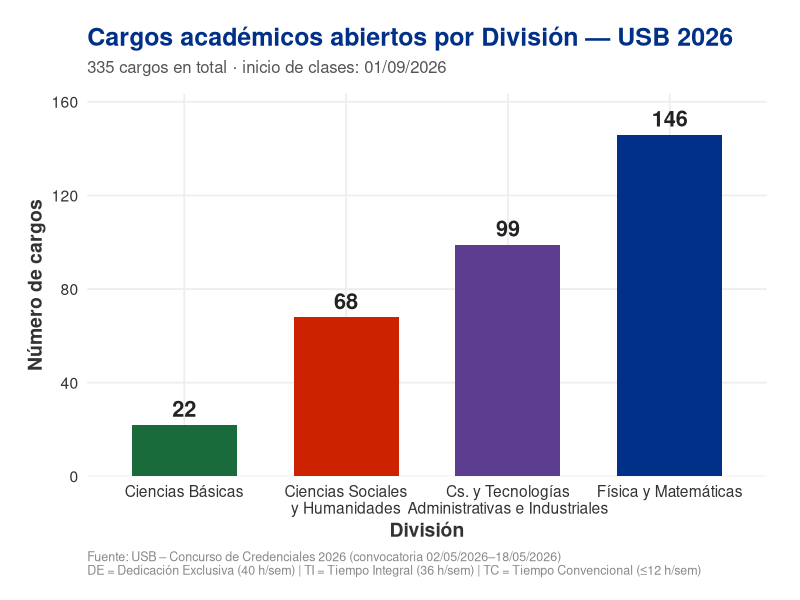
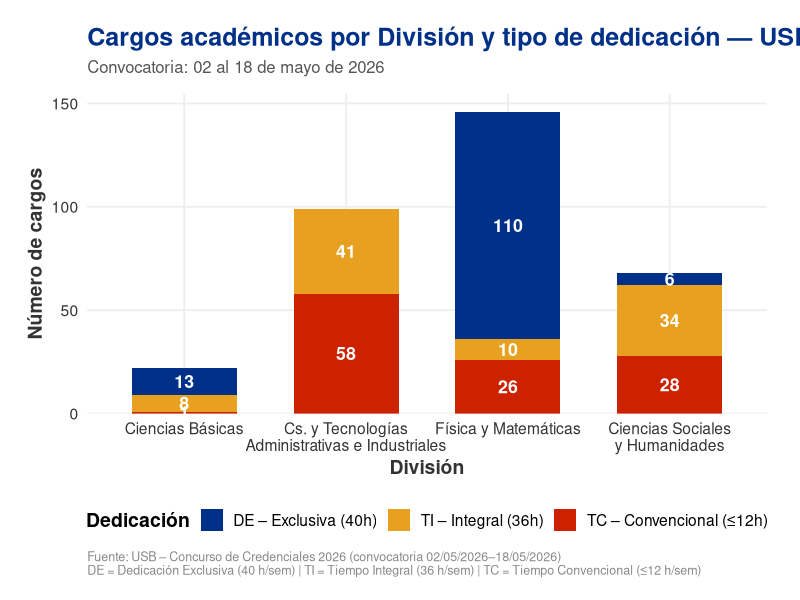
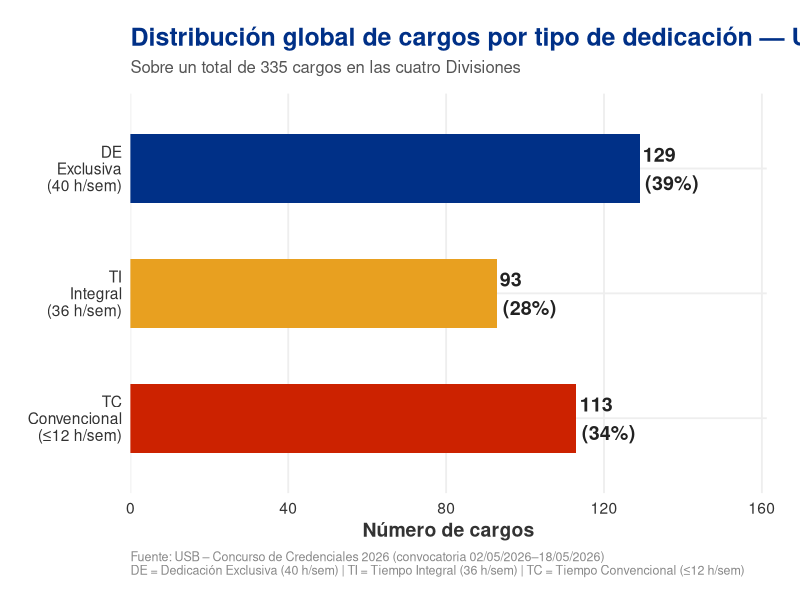
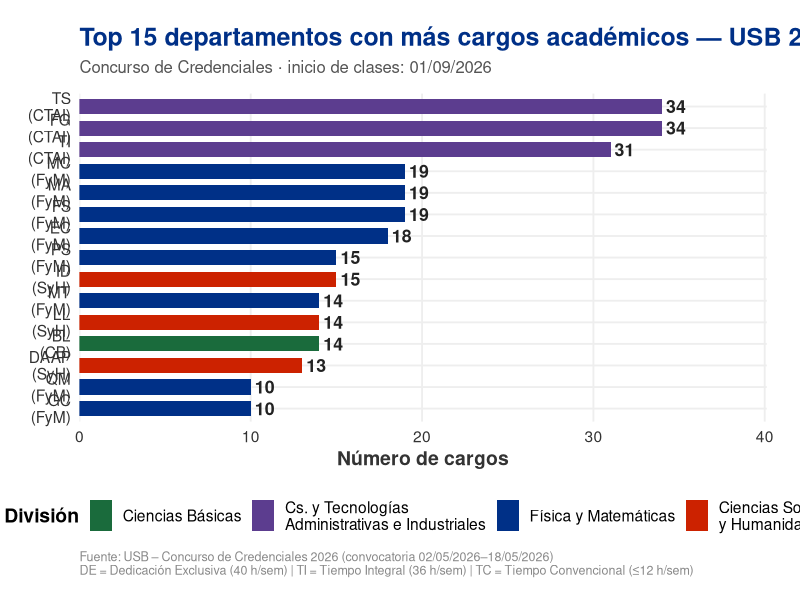
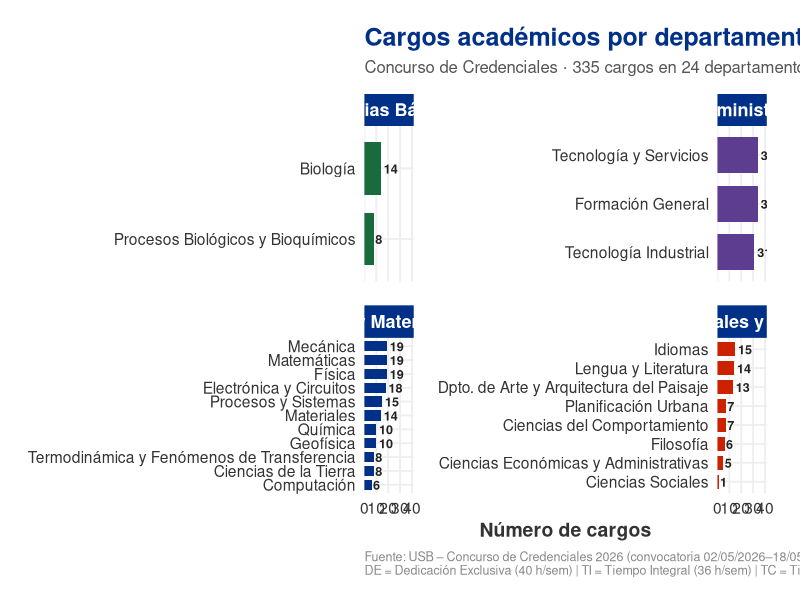

Generate these figures, in order, with R:
# Análisis de Cargos Académicos USB - Concurso de Credenciales 2026
# Convocatoria: 02/05/2026 – 18/05/2026 | Inicio: 01/09/2026
# Fuente: Solicitudes de Personal Académico por División (PDFs USB)

library(ggplot2)
library(dplyr)
library(tidyr)
library(forcats)
library(scales)
library(tibble)

# ── Datos ─────────────────────────────────────────────────────────────────────
cargos <- tribble(
  ~division, ~depto_codigo, ~depto_nombre,                                       ~id,        ~dedicacion, ~horas, ~n,
  # ── CB: Ciencias Básicas ───────────────────────────────────────────────────
  "CB", "BL",   "Biología",                                                      "BL-01",    "DE",  40, 1,
  "CB", "BL",   "Biología",                                                      "BL-02",    "DE",  40, 1,
  "CB", "BL",   "Biología",                                                      "BL-03",    "DE",  40, 1,
  "CB", "BL",   "Biología",                                                      "BL-04",    "DE",  40, 1,
  "CB", "BL",   "Biología",                                                      "BL-05",    "DE",  40, 1,
  "CB", "BL",   "Biología",                                                      "BL-06",    "DE",  40, 1,
  "CB", "BL",   "Biología",                                                      "BL-07",    "DE",  40, 1,
  "CB", "BL",   "Biología",                                                      "BL-08",    "DE",  40, 1,
  "CB", "BL",   "Biología",                                                      "BL-09",    "DE",  40, 1,
  "CB", "BL",   "Biología",                                                      "BL-10",    "DE",  40, 1,
  "CB", "BL",   "Biología",                                                      "BL-11",    "DE",  40, 1,
  "CB", "BL",   "Biología",                                                      "BL-12",    "TI",  36, 1,
  "CB", "BL",   "Biología",                                                      "BL-13",    "TI",  36, 1,
  "CB", "BL",   "Biología",                                                      "BL-14",    "TI",  36, 1,
  "CB", "PBB",  "Procesos Biológicos y Bioquímicos",                             "PBB-01",   "DE",  40, 1,
  "CB", "PBB",  "Procesos Biológicos y Bioquímicos",                             "PBB-02",   "TI",  36, 1,
  "CB", "PBB",  "Procesos Biológicos y Bioquímicos",                             "PBB-03",   "DE",  40, 1,
  "CB", "PBB",  "Procesos Biológicos y Bioquímicos",                             "PBB-04",   "TI",  36, 1,
  "CB", "PBB",  "Procesos Biológicos y Bioquímicos",                             "PBB-05",   "TI",  36, 1,
  "CB", "PBB",  "Procesos Biológicos y Bioquímicos",                             "PBB-06",   "TI",  40, 1,
  "CB", "PBB",  "Procesos Biológicos y Bioquímicos",                             "PBB-07",   "TI",  40, 1,
  "CB", "PBB",  "Procesos Biológicos y Bioquímicos",                             "PBB-08",   "TC",  40, 1,
  # ── CTAI: Ciencias y Tecnologías Administrativas e Industriales ───────────
  "CTAI", "FG", "Formación General",                                             "FG-01",    "TI",  36, 5,
  "CTAI", "FG", "Formación General",                                             "FG-02",    "TC",  12, 5,
  "CTAI", "FG", "Formación General",                                             "FG-03",    "TI",  36, 4,
  "CTAI", "FG", "Formación General",                                             "FG-04",    "TC",  12, 5,
  "CTAI", "FG", "Formación General",                                             "FG-05",    "TI",  36, 4,
  "CTAI", "FG", "Formación General",                                             "FG-07",    "TC",  12, 4,
  "CTAI", "FG", "Formación General",                                             "FG-08",    "TC",  12, 3,
  "CTAI", "FG", "Formación General",                                             "FG-09",    "TC",  12, 3,
  "CTAI", "FG", "Formación General",                                             "FG-10",    "TC",  12, 1,
  "CTAI", "TS", "Tecnología y Servicios",                                        "TS-01",    "TC",  12, 2,
  "CTAI", "TS", "Tecnología y Servicios",                                        "TS-02",    "TI",  36, 2,
  "CTAI", "TS", "Tecnología y Servicios",                                        "TS-03",    "TC",  12, 2,
  "CTAI", "TS", "Tecnología y Servicios",                                        "TS-04",    "TI",  36, 2,
  "CTAI", "TS", "Tecnología y Servicios",                                        "TS-05",    "TC",  12, 2,
  "CTAI", "TS", "Tecnología y Servicios",                                        "TS-06",    "TI",  36, 2,
  "CTAI", "TS", "Tecnología y Servicios",                                        "TS-07",    "TC",  12, 2,
  "CTAI", "TS", "Tecnología y Servicios",                                        "TS-08",    "TI",  36, 2,
  "CTAI", "TS", "Tecnología y Servicios",                                        "TS-09",    "TC",  12, 2,
  "CTAI", "TS", "Tecnología y Servicios",                                        "TS-10",    "TI",  36, 2,
  "CTAI", "TS", "Tecnología y Servicios",                                        "TS-11",    "TC",  12, 2,
  "CTAI", "TS", "Tecnología y Servicios",                                        "TS-12",    "TI",  36, 2,
  "CTAI", "TS", "Tecnología y Servicios",                                        "TS-13",    "TC",  12, 2,
  "CTAI", "TS", "Tecnología y Servicios",                                        "TS-14",    "TI",  36, 2,
  "CTAI", "TS", "Tecnología y Servicios",                                        "TS-15",    "TC",  12, 2,
  "CTAI", "TS", "Tecnología y Servicios",                                        "TS-16",    "TI",  36, 2,
  "CTAI", "TS", "Tecnología y Servicios",                                        "TS-17",    "TC",  12, 2,
  "CTAI", "TI", "Tecnología Industrial",                                         "TI-01",    "TI",  36, 6,
  "CTAI", "TI", "Tecnología Industrial",                                         "TI-02",    "TI",  36, 6,
  "CTAI", "TI", "Tecnología Industrial",                                         "TI-03",    "TC",   8, 4,
  "CTAI", "TI", "Tecnología Industrial",                                         "TI-04",    "TC",  12, 4,
  "CTAI", "TI", "Tecnología Industrial",                                         "TI-05",    "TC",  12, 1,
  "CTAI", "TI", "Tecnología Industrial",                                         "TI-06",    "TC",   8, 2,
  "CTAI", "TI", "Tecnología Industrial",                                         "TI-07",    "TC",  12, 4,
  "CTAI", "TI", "Tecnología Industrial",                                         "TI-08",    "TC",   8, 4,
  # ── FyM: Física y Matemáticas ─────────────────────────────────────────────
  "FyM",  "MA", "Matemáticas",                                                   "MA-01",    "DE",  40, 5,
  "FyM",  "MA", "Matemáticas",                                                   "MA-02",    "DE",  40, 4,
  "FyM",  "MA", "Matemáticas",                                                   "MA-03",    "DE",  40, 5,
  "FyM",  "MA", "Matemáticas",                                                   "MA-04",    "DE",  40, 3,
  "FyM",  "MA", "Matemáticas",                                                   "MA-05",    "TC",  12, 1,
  "FyM",  "MA", "Matemáticas",                                                   "MA-06",    "TC",  12, 1,
  "FyM",  "FS", "Física",                                                        "FS-01",    "DE",  40, 3,
  "FyM",  "FS", "Física",                                                        "FS-02",    "DE",  40, 3,
  "FyM",  "FS", "Física",                                                        "FS-03",    "DE",  40, 4,
  "FyM",  "FS", "Física",                                                        "FS-04",    "DE",  40, 3,
  "FyM",  "FS", "Física",                                                        "FS-05",    "DE",  40, 2,
  "FyM",  "FS", "Física",                                                        "FS-06",    "TI",  36, 1,
  "FyM",  "FS", "Física",                                                        "FS-07",    "TC",  12, 2,
  "FyM",  "FS", "Física",                                                        "FS-08",    "TC",  12, 1,
  "FyM",  "QM", "Química",                                                       "QM-01",    "DE",  40, 5,
  "FyM",  "QM", "Química",                                                       "QM-02",    "DE",  40, 4,
  "FyM",  "QM", "Química",                                                       "QM-03",    "TC",  12, 1,
  "FyM",  "MC", "Mecánica",                                                      "MC-01",    "DE",  40, 1,
  "FyM",  "MC", "Mecánica",                                                      "MC-02",    "TC",   5, 1,
  "FyM",  "MC", "Mecánica",                                                      "MC-03",    "TC",  10, 1,
  "FyM",  "MC", "Mecánica",                                                      "MC-04",    "DE",  40, 1,
  "FyM",  "MC", "Mecánica",                                                      "MC-05",    "DE",  40, 1,
  "FyM",  "MC", "Mecánica",                                                      "MC-06",    "DE",  40, 1,
  "FyM",  "MC", "Mecánica",                                                      "MC-07",    "DE",  40, 1,
  "FyM",  "MC", "Mecánica",                                                      "MC-08",    "DE",  40, 1,
  "FyM",  "MC", "Mecánica",                                                      "MC-09",    "DE",  40, 1,
  "FyM",  "MC", "Mecánica",                                                      "MC-10",    "DE",  40, 1,
  "FyM",  "MC", "Mecánica",                                                      "MC-11",    "DE",  40, 1,
  "FyM",  "MC", "Mecánica",                                                      "MC-12",    "DE",  40, 1,
  "FyM",  "MC", "Mecánica",                                                      "MC-13",    "DE",  40, 1,
  "FyM",  "MC", "Mecánica",                                                      "MC-14",    "DE",  40, 1,
  "FyM",  "MC", "Mecánica",                                                      "MC-15",    "DE",  40, 1,
  "FyM",  "MC", "Mecánica",                                                      "MC-16",    "DE",  40, 1,
  "FyM",  "MC", "Mecánica",                                                      "MC-17",    "DE",  40, 1,
  "FyM",  "MC", "Mecánica",                                                      "MC-18",    "DE",  40, 1,
  "FyM",  "MC", "Mecánica",                                                      "MC-19",    "DE",  40, 1,
  "FyM",  "TF", "Termodinámica y Fenómenos de Transferencia",                    "TF-01",    "DE",  40, 1,
  "FyM",  "TF", "Termodinámica y Fenómenos de Transferencia",                    "TF-02",    "DE",  40, 2,
  "FyM",  "TF", "Termodinámica y Fenómenos de Transferencia",                    "TF-03",    "DE",  40, 1,
  "FyM",  "TF", "Termodinámica y Fenómenos de Transferencia",                    "TF-04",    "DE",  40, 1,
  "FyM",  "TF", "Termodinámica y Fenómenos de Transferencia",                    "TF-05",    "DE",  40, 1,
  "FyM",  "TF", "Termodinámica y Fenómenos de Transferencia",                    "TF-06",    "DE",  40, 1,
  "FyM",  "TF", "Termodinámica y Fenómenos de Transferencia",                    "TF-07",    "DE",  40, 1,
  "FyM",  "EC", "Electrónica y Circuitos",                                       "EC-01",    "DE",  40, 1,
  "FyM",  "EC", "Electrónica y Circuitos",                                       "EC-02",    "DE",  40, 1,
  "FyM",  "EC", "Electrónica y Circuitos",                                       "EC-03",    "DE",  40, 1,
  "FyM",  "EC", "Electrónica y Circuitos",                                       "EC-04",    "DE",  40, 1,
  "FyM",  "EC", "Electrónica y Circuitos",                                       "EC-05",    "DE",  40, 2,
  "FyM",  "EC", "Electrónica y Circuitos",                                       "EC-06",    "TC",  12, 1,
  "FyM",  "EC", "Electrónica y Circuitos",                                       "EC-07",    "DE",  40, 1,
  "FyM",  "EC", "Electrónica y Circuitos",                                       "EC-08",    "DE",  40, 1,
  "FyM",  "EC", "Electrónica y Circuitos",                                       "EC-09",    "DE",  40, 1,
  "FyM",  "EC", "Electrónica y Circuitos",                                       "EC-10",    "DE",  40, 1,
  "FyM",  "EC", "Electrónica y Circuitos",                                       "EC-11",    "DE",  40, 1,
  "FyM",  "EC", "Electrónica y Circuitos",                                       "EC-12",    "DE",  40, 1,
  "FyM",  "EC", "Electrónica y Circuitos",                                       "EC-13",    "DE",  40, 1,
  "FyM",  "EC", "Electrónica y Circuitos",                                       "EC-14",    "DE",  40, 1,
  "FyM",  "EC", "Electrónica y Circuitos",                                       "EC-15",    "TC",   6, 1,
  "FyM",  "EC", "Electrónica y Circuitos",                                       "EC-16",    "DE",  40, 1,
  "FyM",  "EC", "Electrónica y Circuitos",                                       "EC-17",    "DE",  40, 1,
  "FyM",  "CT", "Computación",                                                   "CT-01",    "TC",   8, 1,
  "FyM",  "CT", "Computación",                                                   "CT-02",    "TC",   5, 1,
  "FyM",  "CT", "Computación",                                                   "CT-03",    "DE",  40, 1,
  "FyM",  "CT", "Computación",                                                   "CT-04",    "TC",   5, 1,
  "FyM",  "CT", "Computación",                                                   "CT-05",    "DE",  40, 1,
  "FyM",  "CT", "Computación",                                                   "CT-06",    "DE",  40, 1,
  "FyM",  "PS", "Procesos y Sistemas",                                           "PS-01",    "DE",  40, 1,
  "FyM",  "PS", "Procesos y Sistemas",                                           "PS-02",    "TI",  36, 1,
  "FyM",  "PS", "Procesos y Sistemas",                                           "PS-03",    "DE",  40, 1,
  "FyM",  "PS", "Procesos y Sistemas",                                           "PS-04",    "TI",  36, 4,
  "FyM",  "PS", "Procesos y Sistemas",                                           "PS-05",    "TC",   8, 1,
  "FyM",  "PS", "Procesos y Sistemas",                                           "PS-06",    "TC",   8, 1,
  "FyM",  "PS", "Procesos y Sistemas",                                           "PS-07",    "DE",  40, 1,
  "FyM",  "PS", "Procesos y Sistemas",                                           "PS-08",    "DE",  40, 1,
  "FyM",  "PS", "Procesos y Sistemas",                                           "PS-09",    "TI",  36, 1,
  "FyM",  "PS", "Procesos y Sistemas",                                           "PS-10",    "TI",  36, 1,
  "FyM",  "PS", "Procesos y Sistemas",                                           "PS-11",    "TI",  36, 1,
  "FyM",  "PS", "Procesos y Sistemas",                                           "PS-12",    "TC",   4, 1,
  "FyM",  "MT", "Materiales",                                                    "MT-01",    "DE",  40, 2,
  "FyM",  "MT", "Materiales",                                                    "MT-02",    "DE",  40, 1,
  "FyM",  "MT", "Materiales",                                                    "MT-03",    "TC",   8, 1,
  "FyM",  "MT", "Materiales",                                                    "MT-04",    "DE",  40, 1,
  "FyM",  "MT", "Materiales",                                                    "MT-05",    "DE",  40, 1,
  "FyM",  "MT", "Materiales",                                                    "MT-06",    "DE",  40, 1,
  "FyM",  "MT", "Materiales",                                                    "MT-07",    "DE",  40, 1,
  "FyM",  "MT", "Materiales",                                                    "MT-08",    "TC",   6, 1,
  "FyM",  "MT", "Materiales",                                                    "MT-09",    "DE",  40, 2,
  "FyM",  "MT", "Materiales",                                                    "MT-10",    "TC",   8, 1,
  "FyM",  "MT", "Materiales",                                                    "MT-11",    "TI",  36, 1,
  "FyM",  "MT", "Materiales",                                                    "MT-12",    "DE",  40, 1,
  "FyM",  "CI", "Ciencias de la Tierra",                                         "CI-01",    "TC",   8, 1,
  "FyM",  "CI", "Ciencias de la Tierra",                                         "CI-02",    "TC",   4, 2,
  "FyM",  "CI", "Ciencias de la Tierra",                                         "CI-03",    "DE",  40, 1,
  "FyM",  "CI", "Ciencias de la Tierra",                                         "CI-04",    "DE",  40, 4,
  "FyM",  "GC", "Geofísica",                                                     "GC-01",    "TC",  12, 1,
  "FyM",  "GC", "Geofísica",                                                     "GC-02",    "DE",  40, 1,
  "FyM",  "GC", "Geofísica",                                                     "GC-03",    "DE",  40, 1,
  "FyM",  "GC", "Geofísica",                                                     "GC-04",    "DE",  40, 1,
  "FyM",  "GC", "Geofísica",                                                     "GC-05",    "TC",   3, 1,
  "FyM",  "GC", "Geofísica",                                                     "GC-06",    "TC",  12, 1,
  "FyM",  "GC", "Geofísica",                                                     "GC-07",    "TC",   6, 1,
  "FyM",  "GC", "Geofísica",                                                     "GC-08",    "DE",  40, 1,
  "FyM",  "GC", "Geofísica",                                                     "GC-09",    "DE",  40, 1,
  "FyM",  "GC", "Geofísica",                                                     "GC-10",    "DE",  40, 1,
  # ── SyH: Ciencias Sociales y Humanidades ─────────────────────────────────
  "SyH",  "LL", "Lengua y Literatura",                                           "LL-01",    "TI",  36, 1,
  "SyH",  "LL", "Lengua y Literatura",                                           "LL-02",    "TI",  36, 1,
  "SyH",  "LL", "Lengua y Literatura",                                           "LL-03",    "TI",  36, 1,
  "SyH",  "LL", "Lengua y Literatura",                                           "LL-04",    "TI",  36, 1,
  "SyH",  "LL", "Lengua y Literatura",                                           "LL-05",    "TI",  36, 1,
  "SyH",  "LL", "Lengua y Literatura",                                           "LL-06",    "TI",  36, 1,
  "SyH",  "LL", "Lengua y Literatura",                                           "LL-07",    "TI",  36, 1,
  "SyH",  "LL", "Lengua y Literatura",                                           "LL-08",    "TI",  36, 1,
  "SyH",  "LL", "Lengua y Literatura",                                           "LL-09",    "TI",  36, 1,
  "SyH",  "LL", "Lengua y Literatura",                                           "LL-011",   "TC",   6, 1,
  "SyH",  "LL", "Lengua y Literatura",                                           "LL-012",   "TC",   6, 1,
  "SyH",  "LL", "Lengua y Literatura",                                           "LL-013",   "TC",   6, 1,
  "SyH",  "LL", "Lengua y Literatura",                                           "LL-014",   "TC",   6, 1,
  "SyH",  "LL", "Lengua y Literatura",                                           "LL-015",   "TC",   6, 1,
  "SyH",  "DAAP","Dpto. de Arte y Arquitectura del Paisaje",                     "DAAP-01",  "TI",  36, 3,
  "SyH",  "DAAP","Dpto. de Arte y Arquitectura del Paisaje",                     "DAAP-02",  "TI",  36, 1,
  "SyH",  "DAAP","Dpto. de Arte y Arquitectura del Paisaje",                     "DAAP-03",  "TI",  36, 1,
  "SyH",  "DAAP","Dpto. de Arte y Arquitectura del Paisaje",                     "DAAP-04",  "TI",  36, 1,
  "SyH",  "DAAP","Dpto. de Arte y Arquitectura del Paisaje",                     "DAAP-05",  "TI",  36, 1,
  "SyH",  "DAAP","Dpto. de Arte y Arquitectura del Paisaje",                     "DAAP-06",  "TI",  36, 1,
  "SyH",  "DAAP","Dpto. de Arte y Arquitectura del Paisaje",                     "DAAP-07",  "TC",  12, 2,
  "SyH",  "DAAP","Dpto. de Arte y Arquitectura del Paisaje",                     "DAAP-08",  "TC",   4, 1,
  "SyH",  "DAAP","Dpto. de Arte y Arquitectura del Paisaje",                     "DAAP-09",  "TC",   4, 1,
  "SyH",  "DAAP","Dpto. de Arte y Arquitectura del Paisaje",                     "DAAP-10",  "TC",   3, 1,
  "SyH",  "ID",  "Idiomas",                                        "ID-01",    "DE",  40, 5,
  "SyH",  "ID",  "Idiomas",                                        "ID-02",    "TI",  36, 1,
  "SyH",  "ID",  "Idiomas",                                        "ID-03",    "TI",  36, 1,
  "SyH",  "ID",  "Idiomas",                                        "ID-04",    "TI",  36, 1,
  "SyH",  "ID",  "Idiomas",                                        "ID-05",    "TI",  36, 1,
  "SyH",  "ID",  "Idiomas",                                        "ID-06",    "TC",  12, 1,
  "SyH",  "ID",  "Idiomas",                                        "ID-07",    "TC",   8, 1,
  "SyH",  "ID",  "Idiomas",                                        "ID-08",    "TC",   8, 3,
  "SyH",  "ID",  "Idiomas",                                        "ID-09",    "TC",   8, 1,
  "SyH",  "CTC", "Ciencias del Comportamiento",                                  "CTC-01",   "TI",  36, 1,
  "SyH",  "CTC", "Ciencias del Comportamiento",                                  "CTC-02",   "TI",  36, 2,
  "SyH",  "CTC", "Ciencias del Comportamiento",                                  "CTC-03",   "TI",  36, 1,
  "SyH",  "CTC", "Ciencias del Comportamiento",                                  "CTC-04",   "TI",  36, 2,
  "SyH",  "CTC", "Ciencias del Comportamiento",                                  "CTC-05",   "TC",   6, 1,
  "SyH",  "CEA", "Ciencias Económicas y Administrativas",                        "CEA-05",   "TC",  12, 1,
  "SyH",  "CEA", "Ciencias Económicas y Administrativas",                        "CEA-09",   "TC",  12, 1,
  "SyH",  "CEA", "Ciencias Económicas y Administrativas",                        "CEA-010",  "TI",  36, 1,
  "SyH",  "CEA", "Ciencias Económicas y Administrativas",                        "CEA-011",  "TI",  36, 1,
  "SyH",  "CEA", "Ciencias Económicas y Administrativas",                        "CEA-013",  "TI",  36, 1,
  "SyH",  "FL",  "Filosofía",                                                    "FL-03",    "TC",   9, 1,
  "SyH",  "FL",  "Filosofía",                                                    "FL-04",    "TC",  12, 1,
  "SyH",  "FL",  "Filosofía",                                                    "FL-05",    "TC",  12, 1,
  "SyH",  "FL",  "Filosofía",                                                    "FL-06",    "TC",  12, 1,
  "SyH",  "FL",  "Filosofía",                                                    "FL-07",    "TC",  12, 1,
  "SyH",  "FL",  "Filosofía",                                                    "FL-08",    "TC",  12, 1,
  "SyH",  "PL",  "Planificación Urbana",                                         "PL-01",    "TI",  36, 1,
  "SyH",  "PL",  "Planificación Urbana",                                         "PL-02",    "TI",  36, 1,
  "SyH",  "PL",  "Planificación Urbana",                                         "PL-03",    "DE",  40, 1,
  "SyH",  "PL",  "Planificación Urbana",                                         "PL-04",    "TC",   9, 1,
  "SyH",  "PL",  "Planificación Urbana",                                         "PL-05",    "TC",   8, 1,
  "SyH",  "PL",  "Planificación Urbana",                                         "PL-06",    "TC",   8, 1,
  "SyH",  "PL",  "Planificación Urbana",                                         "PL-07",    "TI",  36, 1,
  "SyH",  "CS",  "Ciencias Sociales",                                            "CS-02",    "TI",  36, 1
)

# ── Paletas y tema ─────────────────────────────────────────────────────────────
colores_ded <- c(
  "DE" = "#003087",   # azul USB — Dedicación Exclusiva
  "TI" = "#E8A020",   # ámbar    — Tiempo Integral
  "TC" = "#CC2200"    # rojo     — Tiempo Convencional
)

colores_div <- c(
  "CB"   = "#1A6B3C",
  "CTAI" = "#5C3D8F",
  "FyM"  = "#003087",
  "SyH"  = "#CC2200"
)

nombres_div <- c(
  "CB"   = "Ciencias Básicas",
  "CTAI" = "Cs. y Tecnologías\nAdministrativas e Industriales",
  "FyM"  = "Física y Matemáticas",
  "SyH"  = "Ciencias Sociales\ny Humanidades"
)

tema_usb <- theme_minimal(base_size = 14) +
  theme(
    plot.title      = element_text(face = "bold", size = 18, color = "#003087", margin = margin(b = 6)),
    plot.subtitle   = element_text(size = 12, color = "#555555", margin = margin(b = 12)),
    plot.caption    = element_text(size = 9,  color = "#888888", hjust = 0),
    plot.background = element_rect(fill = "white", color = NA),
    panel.grid.major= element_line(color = "#EEEEEE"),
    panel.grid.minor= element_blank(),
    axis.title      = element_text(face = "bold", color = "#333333"),
    axis.text       = element_text(color = "#333333"),
    legend.position = "bottom",
    legend.title    = element_text(face = "bold"),
    plot.margin     = margin(20, 24, 16, 20)
  )

pie_nota <- "Fuente: USB – Concurso de Credenciales 2026 (convocatoria 02/05/2026–18/05/2026)\nDE = Dedicación Exclusiva (40 h/sem) | TI = Tiempo Integral (36 h/sem) | TC = Tiempo Convencional (≤12 h/sem)"

# ── Tablas resumen ─────────────────────────────────────────────────────────────
por_div <- cargos |>
  group_by(division) |>
  summarise(total = sum(n), .groups = "drop") |>
  mutate(division = fct_reorder(division, total))

por_div_ded <- cargos |>
  group_by(division, dedicacion) |>
  summarise(total = sum(n), .groups = "drop") |>
  mutate(
    division  = factor(division,  levels = c("CB", "CTAI", "FyM", "SyH")),
    dedicacion = factor(dedicacion, levels = c("DE", "TI", "TC"))
  )

global_ded <- cargos |>
  group_by(dedicacion) |>
  summarise(total = sum(n), .groups = "drop") |>
  mutate(
    dedicacion = factor(dedicacion, levels = c("TC", "TI", "DE")),
    pct        = total / sum(total),
    label      = paste0(total, "\n(", percent(pct, accuracy = 1), ")")
  )

por_depto <- cargos |>
  group_by(division, depto_codigo, depto_nombre) |>
  summarise(total = sum(n), .groups = "drop")

# ── Resumen en consola ─────────────────────────────────────────────────────────
cat("\n═══════════════════════════════════════════════════════════════\n")
cat("  USB – CONCURSO DE CREDENCIALES 2026\n")
cat("  RESUMEN DE CARGOS ACADÉMICOS (total: 335)\n")
cat("═══════════════════════════════════════════════════════════════\n\n")

resumen_div <- cargos |>
  group_by(division, dedicacion) |>
  summarise(cargos = sum(n), .groups = "drop") |>
  pivot_wider(names_from = dedicacion, values_from = cargos, values_fill = 0) |>
  mutate(Total = rowSums(across(where(is.numeric)))) |>
  arrange(match(division, c("CB", "CTAI", "FyM", "SyH")))

print(resumen_div, n = Inf)
cat("\n")

cat("Top 10 departamentos por cargos:\n")
por_depto |>
  slice_max(total, n = 10) |>
  arrange(desc(total)) |>
  mutate(depto = paste0(depto_codigo, " (", division, ")")) |>
  select(Departamento = depto, Nombre = depto_nombre, Cargos = total) |>
  print(n = 10)

cat("\n═══════════════════════════════════════════════════════════════\n\n")

# ── PLOT 1: Cargos totales por División ───────────────────────────────────────
p1 <- ggplot(por_div, aes(x = division, y = total, fill = division)) +
  geom_col(width = 0.65, show.legend = FALSE) +
  geom_text(aes(label = total), vjust = -0.5, fontface = "bold", size = 5.5, color = "#222222") +
  scale_fill_manual(values = colores_div) +
  scale_x_discrete(labels = nombres_div) +
  scale_y_continuous(expand = expansion(mult = c(0, 0.12))) +
  labs(
    title    = "Cargos académicos abiertos por División — USB 2026",
    subtitle = "335 cargos en total · inicio de clases: 01/09/2026",
    x        = "División",
    y        = "Número de cargos",
    caption  = pie_nota
  ) +
  tema_usb

ggsave("plot1_cargos_por_division.png", p1,
       width = 10, height = 7, dpi = 150, bg = "white")
message("✓ plot1_cargos_por_division.png guardado")

# ── PLOT 2: Cargos por División y Dedicación (stacked) ────────────────────────
p2 <- ggplot(por_div_ded, aes(x = division, y = total, fill = dedicacion)) +
  geom_col(width = 0.65, position = "stack") +
  geom_text(
    aes(label = ifelse(total > 0, total, "")),
    position = position_stack(vjust = 0.5),
    fontface = "bold", size = 4.5, color = "white"
  ) +
  scale_fill_manual(
    values = colores_ded,
    name   = "Dedicación",
    labels = c("DE – Exclusiva (40h)", "TI – Integral (36h)", "TC – Convencional (≤12h)")
  ) +
  scale_x_discrete(labels = nombres_div) +
  scale_y_continuous(expand = expansion(mult = c(0, 0.06))) +
  labs(
    title    = "Cargos académicos por División y tipo de dedicación — USB 2026",
    subtitle = "Convocatoria: 02 al 18 de mayo de 2026",
    x        = "División",
    y        = "Número de cargos",
    caption  = pie_nota
  ) +
  tema_usb +
  guides(fill = guide_legend(nrow = 1))

ggsave("plot2_division_por_dedicacion.png", p2,
       width = 11, height = 7.5, dpi = 150, bg = "white")
message("✓ plot2_division_por_dedicacion.png guardado")

# ── PLOT 3: Distribución global de dedicación (barras horizontales) ────────────
p3 <- ggplot(global_ded, aes(x = dedicacion, y = total, fill = dedicacion)) +
  geom_col(width = 0.55, show.legend = FALSE) +
  geom_text(aes(label = label), hjust = -0.1, fontface = "bold", size = 5, color = "#222222") +
  coord_flip() +
  scale_fill_manual(values = colores_ded) +
  scale_y_continuous(expand = expansion(mult = c(0, 0.25))) +
  scale_x_discrete(labels = c(
    "TC" = "TC\nConvencional\n(≤12 h/sem)",
    "TI" = "TI\nIntegral\n(36 h/sem)",
    "DE" = "DE\nExclusiva\n(40 h/sem)"
  )) +
  labs(
    title    = "Distribución global de cargos por tipo de dedicación — USB 2026",
    subtitle = "Sobre un total de 335 cargos en las cuatro Divisiones",
    x        = NULL,
    y        = "Número de cargos",
    caption  = pie_nota
  ) +
  tema_usb

ggsave("plot3_distribucion_dedicacion.png", p3,
       width = 10, height = 6.5, dpi = 150, bg = "white")
message("✓ plot3_distribucion_dedicacion.png guardado")

# ── PLOT 4: Top 15 departamentos por cargos ───────────────────────────────────
top15 <- por_depto |>
  slice_max(total, n = 15) |>
  mutate(
    etiqueta = paste0(depto_codigo, "\n(", division, ")"),
    etiqueta = fct_reorder(etiqueta, total)
  )

p4 <- ggplot(top15, aes(x = etiqueta, y = total, fill = division)) +
  geom_col(width = 0.7) +
  geom_text(aes(label = total), hjust = -0.2, fontface = "bold", size = 4.5, color = "#222222") +
  coord_flip() +
  scale_fill_manual(values = colores_div, name = "División", labels = nombres_div) +
  scale_y_continuous(expand = expansion(mult = c(0, 0.18))) +
  labs(
    title    = "Top 15 departamentos con más cargos académicos — USB 2026",
    subtitle = "Concurso de Credenciales · inicio de clases: 01/09/2026",
    x        = NULL,
    y        = "Número de cargos",
    caption  = pie_nota
  ) +
  tema_usb

ggsave("plot4_top15_departamentos.png", p4,
       width = 11, height = 8, dpi = 150, bg = "white")
message("✓ plot4_top15_departamentos.png guardado")

# ── PLOT 5: Todos los departamentos por División (facetado) ───────────────────
depto_completo <- por_depto |>
  mutate(
    depto_label = depto_nombre,
    depto_label = fct_reorder2(depto_label, division, total)
  )

p5 <- ggplot(depto_completo, aes(x = fct_reorder(depto_label, total), y = total, fill = division)) +
  geom_col(width = 0.75, show.legend = FALSE) +
  geom_text(aes(label = total), hjust = -0.2, size = 3.2, fontface = "bold", color = "#222222") +
  coord_flip() +
  facet_wrap(~division, scales = "free_y", ncol = 2,
             labeller = labeller(division = c(
               "CB"   = "Ciencias Básicas",
               "CTAI" = "Cs. y Tecnologías Administrativas e Industriales",
               "FyM"  = "Física y Matemáticas",
               "SyH"  = "Ciencias Sociales y Humanidades"
             ))) +
  scale_fill_manual(values = colores_div) +
  scale_y_continuous(expand = expansion(mult = c(0, 0.22))) +
  labs(
    title    = "Cargos académicos por departamento y División — USB 2026",
    subtitle = "Concurso de Credenciales · 335 cargos en 24 departamentos",
    x        = NULL,
    y        = "Número de cargos",
    caption  = pie_nota
  ) +
  tema_usb +
  theme(
    strip.text       = element_text(face = "bold", size = 13, color = "white"),
    strip.background = element_rect(fill = "#003087", color = NA),
    panel.spacing    = unit(1.2, "lines")
  )

ggsave("plot5_todos_departamentos_facetado.png", p5,
       width = 14, height = 12, dpi = 150, bg = "white")
message("✓ plot5_todos_departamentos_facetado.png guardado")

message("\nTodos los gráficos guardados en: ", getwd())
